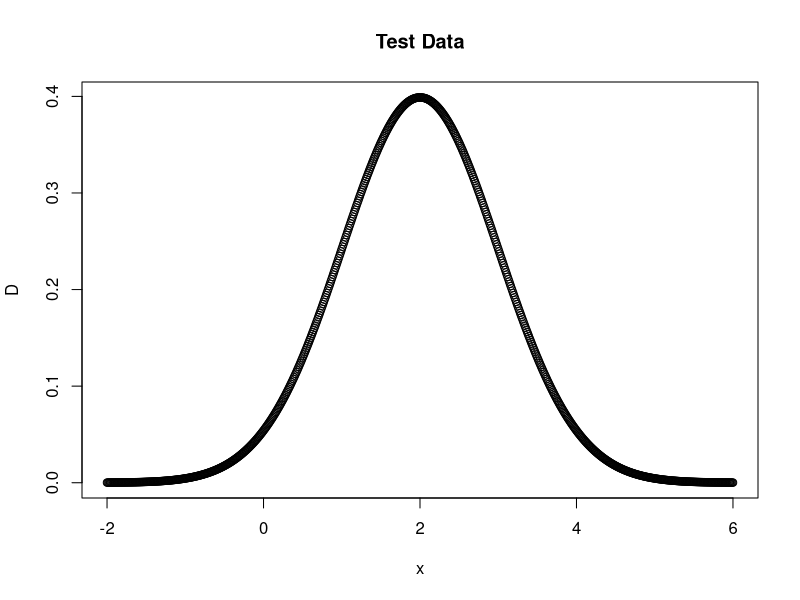
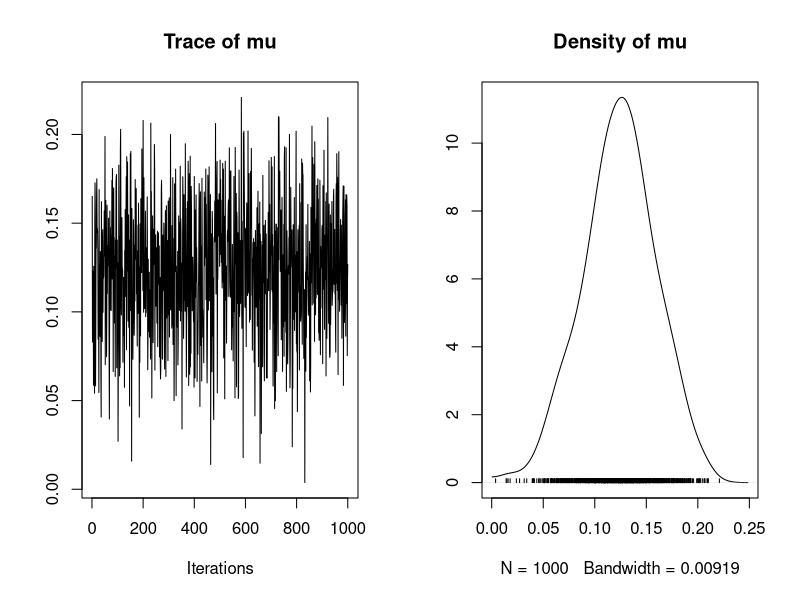

The R script that drew these images, in order: (Note: this script raises an error after producing the figures.)
## MCMC for conjugate Normal distribution
# 19/10/2017

# Prior distiribution of theta has a mean of 0 and variance of 1
# Observation of data has an unknown mean and a variance of 1

# Packages needed
library("MCMCpack")

################# 
## Create data ##
#################

# Mean and variance for the new data
obs_var <- 1
obs_sd <- obs_var^(1/2)
obs_mean <- 2

# Mean and variance for the prior distribution of the unknown mean
prior_var <- 1
prior_sd <- prior_var^(1/2)
prior_mean <- 0

# Create independent x-values 
x <- seq(-2, 6, 0.01)
# Create dependent values according to Normal distribution
D <- dnorm(x, obs_mean, obs_var)

plot(x,D, main="Test Data")

####################################################### 
## Use MCMCpack as a comparison for my manual method ##
#######################################################

# The data, known variance of data, prior mean of mu, prior variance of mu, number of MC draws
# don't know mean of data!
mcmc_package <- MCnormalnormal(D, obs_var, prior_mean, prior_var, mc = 1000)
plot(mcmc_package)
var(mcmc_package)
mean(mcmc_package)

######################
## My manual method ##
######################

# Likelihood function for the observation
likelihood <- function(param){
  dnorm(x, obs_mean, obs_sd, log= T)  
} 

# Define the prior distribution (mean=0, variance=1)
mean_prior <- function(param){
  prior = dnorm(x, prior_mean, prior_sd, log = T)
  return(prior)
}

# Define the posterior distribution
# Note: is on a logarithmic scale
#mean_posterior <- likelihood + mean_prior
mean_posterior <- function(param){
  return (likelihood(param) + mean_prior(param))
}

# Apply the Metropolis algorithm

# Probability density distribution for proposing new values
# Proposal function has a Normal distribution 
# The distribution is centered around the current value in the Markov chain
proposalfunction <- function(param){
  return(rnorm(1, param, prior_sd))
}

# Start at random parameter value
# Choose new parameter close to old value based on prob. density ratio

metropolis_MCMC <- function(startvalue, iterations){
  chain = array(dim = c(iterations+1))
  
  # Give a starting point to the chain
  chain[1] = startvalue
  
  # For the other iterations, use the proposal function to suggest the next value
  for (i in 1:iterations){
    proposal = proposalfunction(chain[i])
    
    # P(new)/P(old) NOTE: LOGARITHMIC
    probab = exp(mean_posterior(proposal) - mean_posterior(chain[i]))
    
    # Jump to new probability if P(old)/P(new) >1
    # if r < than P, accept, else reject
    if (runif(1) < probab){ 
      chain[i+1] = proposal
    }else{
      chain[i+1] = chain[i]
    }
  }
  return(chain)
}

# Where to start searching
# Takes a random number from the (Normal) prior distribution
startvalue <- rnorm(1, prior_mean, prior_sd)

# Number of runs
chain <- metropolis_MCMC(startvalue, 10000)

# The beginning of the chain is biased towards the starting point, so take them out
burnIn = 5000
acceptance <- 1-mean(duplicated(chain[-(1:burnIn)]))

# Plot the MCMC
par(mfrow = c(1,2))
hist(chain[-(1:burnIn)],nclass=30, main="Posterior of mean")
abline(v = mean(chain[-(1:burnIn)]))
plot(chain[-(1:burnIn)], type = "l", main = "Chain values of mean")

# Helpful resource for MCMC in R:
# https://theoreticalecology.wordpress.com/2010/09/17/metropolis-hastings-mcmc-in-r/
